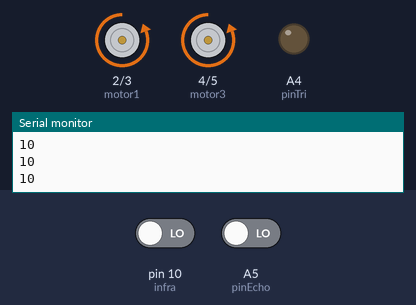
A sketch run on a simulated Arduino Uno, built with avr-gcc and run on an emulated ATmega328P. Parts: motor-driver pin pairs drawn as motors (green arrow = first pin HIGH = forward, orange = second pin HIGH = backward, longer = more drive), output pins drawn as LEDs (lit = HIGH), the last lines printed to the serial monitor. Inputs (shaded band) come from the test bench; at power-on: pin 10 (infra) LOW, A5 (pinEcho) LOW.

Above: at 17.8 s.
17.9 s: pin 10 (infra) driven HIGH
At 19.2 s:
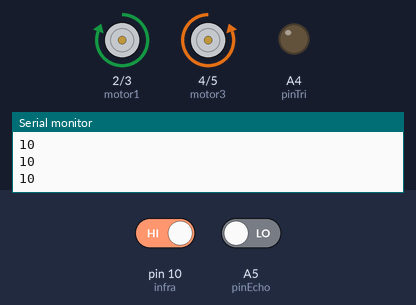
At 26.3 s:
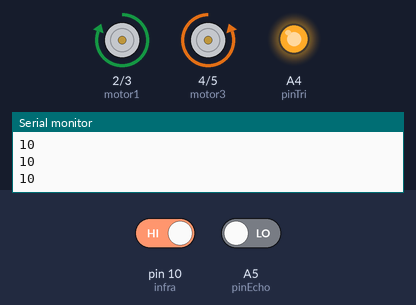
29.0 s: pin 10 (infra) driven LOW
At 30.9 s:
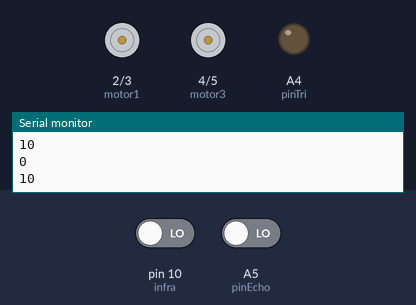
Timing chart, 0 to 47.0 s (numbered marks = the images above; inputs shaded):
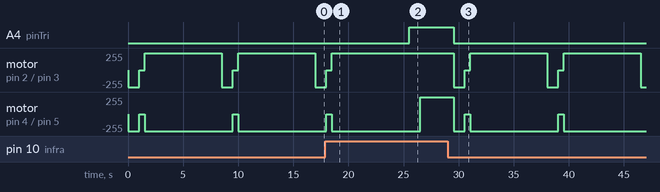

The sketch:

mark13.ino
```cpp
// mark 13
// mark final espero yo
int pinTri = A4 ;
int pinEcho = A5 ;
int recibe ;
int motor1 = 2;
int motor2 = 3;
int motor3 = 4;
int motor4 = 5;
int infra = 10 ;
int recibe2 ;
void setup() {
  // put your setup code here, to run once:
  pinMode(infra,INPUT);
  pinMode(pinTri,OUTPUT);
  pinMode(pinEcho,INPUT);
  pinMode(motor1, OUTPUT);
  pinMode(motor2, OUTPUT);
  pinMode(motor3, OUTPUT);
  pinMode(motor4, OUTPUT);
  Serial.begin(9600);
}

void loop() {
  // put your main code here, to run repeatedly:
  recibe2 = digitalRead(infra);
  Serial.println(infra);
  if (recibe2 == HIGH){
    digitalWrite(pinTri,HIGH);
  delayMicroseconds(25);
  recibe = pulseIn(pinEcho,HIGH);
  delay(10);
  digitalWrite(pinTri,LOW);
  Serial.println(recibe);
  if (recibe <= 3000){ // ataca
    digitalWrite(motor1,HIGH);
    digitalWrite(motor2,LOW);
    digitalWrite(motor3,HIGH);
    digitalWrite(motor4,LOW);
  }
  else if (recibe > 3000){ // psea que no hay nadie en la arena y se detiene y busca
    // Girar hacia la derecha para buscar
  digitalWrite(motor1, HIGH);
  digitalWrite(motor2, LOW);
  digitalWrite(motor3, LOW);
  digitalWrite(motor4, HIGH);
  delay(1000); // Tiempo suficiente para que el robot gire

  // Detener el robot
  digitalWrite(motor1, LOW);
  digitalWrite(motor2, LOW);
  digitalWrite(motor3, LOW);
  digitalWrite(motor4, LOW);
  delay(500); // Pequeña pausa antes de girar hacia la izquierda

  // Girar hacia la izquierda para buscar
  digitalWrite(motor1, LOW);
  digitalWrite(motor2, HIGH);
  digitalWrite(motor3, HIGH);
  digitalWrite(motor4, LOW);
  delay(1000); // Tiempo suficiente para que el robot gire

  // Detener el robot
  digitalWrite(motor1, LOW);
  digitalWrite(motor2, LOW);
  digitalWrite(motor3, LOW);
  digitalWrite(motor4, LOW);
  delay(25);

  }
  }else {
  digitalWrite(motor1, LOW);
  digitalWrite(motor2, HIGH);
  digitalWrite(motor3, LOW);
  digitalWrite(motor4, HIGH);
  delay(1000);
  digitalWrite(motor1, LOW);
  digitalWrite(motor2, LOW);
  digitalWrite(motor3, LOW);
  digitalWrite(motor4, LOW);
  delay(500);
  digitalWrite(motor1, HIGH);
  digitalWrite(motor2, LOW);
  digitalWrite(motor3, LOW);
  digitalWrite(motor4, HIGH);
  delay(7000);
  }


}
```

Measured:
- after the input at 17.9 s, A4 (pinTri): LOW → HIGH after 7.6 s; motor on pin 2 (motor1) / pin 3 (motor2): goes on until 18.5 s, then stays forward 255/255
- after the input at 29.0 s, A4 (pinTri): HIGH → LOW after 0.54 s; motor on pin 2 (motor1) / pin 3 (motor2): forward 255/255 → backward 255/255 after 0.54 s, → stopped 1.0 s later, → forward 255/255 0.50 s later, → backward 255/255 7.0 s later, … (7 changes in this stretch)
